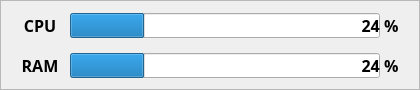
    <widget class="QFrame" name="frmEstadoPc">
     <property name="geometry">
      <rect>
       <x>0</x>
       <y>410</y>
       <width>420</width>
       <height>90</height>
      </rect>
     </property>
     <property name="styleSheet">
      <string notr="true">#frmEstadoPc{
background-color: rgb(192, 192, 192);
border:2px solid black;
border-left:0;
border-top:0;
border-bottom:0;
}
</string>
     </property>
     <property name="frameShape">
      <enum>QFrame::StyledPanel</enum>
     </property>
     <property name="frameShadow">
      <enum>QFrame::Raised</enum>
     </property>
     <widget class="QProgressBar" name="pgbCPU">
      <property name="geometry">
       <rect>
        <x>70</x>
        <y>13</y>
        <width>310</width>
        <height>25</height>
       </rect>
      </property>
      <property name="styleSheet">
       <string notr="true"/>
      </property>
      <property name="value">
       <number>24</number>
      </property>
      <property name="format">
       <string/>
      </property>
     </widget>
     <widget class="QProgressBar" name="pgbRAM">
      <property name="geometry">
       <rect>
        <x>70</x>
        <y>53</y>
        <width>310</width>
        <height>25</height>
       </rect>
      </property>
      <property name="value">
       <number>24</number>
      </property>
      <property name="format">
       <string/>
      </property>
     </widget>
     <widget class="QLabel" name="lblPorcentajeCPU">
      <property name="geometry">
       <rect>
        <x>350</x>
        <y>13</y>
        <width>60</width>
        <height>25</height>
       </rect>
      </property>
      <property name="font">
       <font>
        <family>Poppins</family>
        <pointsize>12</pointsize>
        <weight>75</weight>
        <bold>true</bold>
       </font>
      </property>
      <property name="text">
       <string>24 %</string>
      </property>
      <property name="alignment">
       <set>Qt::AlignCenter</set>
      </property>
     </widget>
     <widget class="QLabel" name="lblCPU">
      <property name="geometry">
       <rect>
        <x>10</x>
        <y>13</y>
        <width>60</width>
        <height>25</height>
       </rect>
      </property>
      <property name="font">
       <font>
        <family>Poppins</family>
        <pointsize>12</pointsize>
        <weight>75</weight>
        <bold>true</bold>
       </font>
      </property>
      <property name="text">
       <string>CPU</string>
      </property>
      <property name="alignment">
       <set>Qt::AlignCenter</set>
      </property>
     </widget>
     <widget class="QLabel" name="lblRAM">
      <property name="geometry">
       <rect>
        <x>10</x>
        <y>53</y>
        <width>60</width>
        <height>25</height>
       </rect>
      </property>
      <property name="font">
       <font>
        <family>Poppins</family>
        <pointsize>12</pointsize>
        <weight>75</weight>
        <bold>true</bold>
       </font>
      </property>
      <property name="text">
       <string>RAM</string>
      </property>
      <property name="alignment">
       <set>Qt::AlignCenter</set>
      </property>
     </widget>
     <widget class="QLabel" name="lblPorcentajeRAM">
      <property name="geometry">
       <rect>
        <x>350</x>
        <y>53</y>
        <width>60</width>
        <height>25</height>
       </rect>
      </property>
      <property name="font">
       <font>
        <family>Poppins</family>
        <pointsize>12</pointsize>
        <weight>75</weight>
        <bold>true</bold>
       </font>
      </property>
      <property name="text">
       <string>24 %</string>
      </property>
      <property name="alignment">
       <set>Qt::AlignCenter</set>
      </property>
     </widget>
    </widget>
